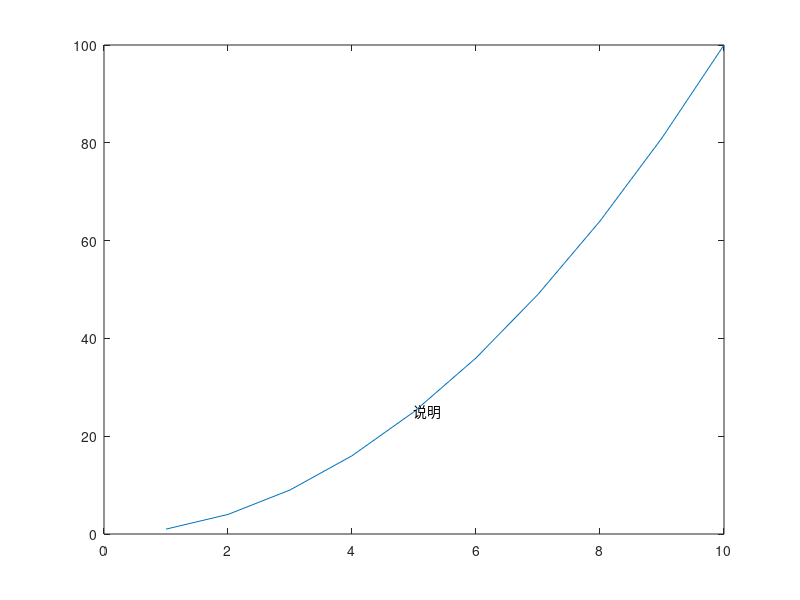

MATLAB code to generate this figure: (Note: this script raises an error after producing the figure.)
%句柄/窗口控制（子图）
%句柄可以理解为一个引用或者指针用来代表某个对象 通过句柄可以访问操作对象

%对象句柄值的获取
%句柄引用图形图像的具体实例
%使用对象句柄设置和查询对象属性的值，对象 句柄值 类似于编程时的引用
%将对象的句柄值赋值给变量后 该变量可以代表指定的绘图对象
%当创建图形对象时 可以将对象的句柄保存在变量中
x=1:10;
y=x.^2;
h=plot(x,y);%h是这个图形的句柄
h1=text(5,25,'说明');
h1.FontSize=24;

%图形对象句柄及属性
% 对象句柄的获取
% 句柄变量是对象 不要将句柄转换为其他类型
%需要转换为逻辑值
%对象属性的获取/设置
% 获取某个对象的属性：使用get函数 
% 设置某个对象的属性：使用set函数 

x=linspace(0,2*pi,100);
y=sin(x);
h=plot(x,y);
get(h)

set(h,'Color','red')

%图形窗口的分割
%子图：同一图形窗口中的不同坐标系下的图形为子图
%subplot(m,n,p) m n指定将图形窗口分成m*n个绘图区 p指定当前活动区
x=linspace(0,2*pi,100);
subplot(2,2,1); %激活第一块小区域
fplot(@(x)sin(x));
title('sin(x)');



subplot(2,2,2)
plot(x,cos(x));
title('cos(x)')




subplot(2,2,3);
plot(x,tan(x));
title('tan(x)')


subplot(2,2,4);
fplot(@(x) cot(x));
title('cot(x)')

%%分别用mesh surf plot3绘制z=x e^-(x^2+y^2)
x=[-3:0.1:3];
y=[-3:0.1:3];
[X,Y]=meshgrid(x,y);
Z=X.*exp(-(X.^2+Y.^2));
subplot(1,3,1);
mesh(X,Y,Z);
title('mesh function')

subplot(1,3,2);
surf(X,Y,Z);
title('surf function')
%去掉黑线 平滑着色
shading interp;
axis tight;

%mesh只有网格线 面片透明
%surf用颜色填充小面片 默认有黑边

%可以用 figure命令  或者  figure(1)   figure(2)这种生成多个窗口


subplot(1,3,3);
plot3(X,Y,Z);
title('plot3 function')
